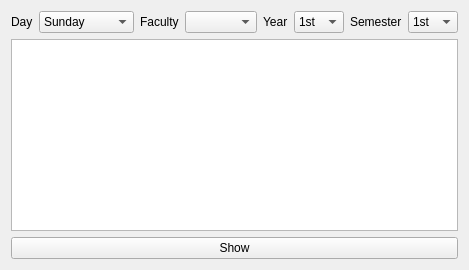
          <widget class="QWidget" name="tab_9">
           <attribute name="title">
            <string>Routine</string>
           </attribute>
           <layout class="QGridLayout" name="gridLayout_4">
            <item row="0" column="0">
             <layout class="QVBoxLayout" name="verticalLayout_9">
              <item>
               <layout class="QHBoxLayout" name="horizontalLayout_45">
                <item>
                 <widget class="QLabel" name="label_50">
                  <property name="text">
                   <string>Day</string>
                  </property>
                 </widget>
                </item>
                <item>
                 <widget class="QComboBox" name="routine_day">
                  <item>
                   <property name="text">
                    <string>Sunday</string>
                   </property>
                  </item>
                  <item>
                   <property name="text">
                    <string>Monday</string>
                   </property>
                  </item>
                  <item>
                   <property name="text">
                    <string>Tuesday</string>
                   </property>
                  </item>
                  <item>
                   <property name="text">
                    <string>Wednesday</string>
                   </property>
                  </item>
                  <item>
                   <property name="text">
                    <string>Thursday</string>
                   </property>
                  </item>
                  <item>
                   <property name="text">
                    <string>Friday</string>
                   </property>
                  </item>
                 </widget>
                </item>
                <item>
                 <widget class="QLabel" name="label_51">
                  <property name="text">
                   <string>Faculty</string>
                  </property>
                 </widget>
                </item>
                <item>
                 <widget class="QComboBox" name="routine_faculty"/>
                </item>
                <item>
                 <widget class="QLabel" name="label_52">
                  <property name="text">
                   <string>Year</string>
                  </property>
                 </widget>
                </item>
                <item>
                 <widget class="QComboBox" name="routine_year">
                  <item>
                   <property name="text">
                    <string>1st</string>
                   </property>
                  </item>
                  <item>
                   <property name="text">
                    <string>2nd</string>
                   </property>
                  </item>
                  <item>
                   <property name="text">
                    <string>3rd</string>
                   </property>
                  </item>
                  <item>
                   <property name="text">
                    <string>4th</string>
                   </property>
                  </item>
                 </widget>
                </item>
                <item>
                 <widget class="QLabel" name="label_53">
                  <property name="text">
                   <string>Semester</string>
                  </property>
                 </widget>
                </item>
                <item>
                 <widget class="QComboBox" name="routine_semester">
                  <item>
                   <property name="text">
                    <string>1st</string>
                   </property>
                  </item>
                  <item>
                   <property name="text">
                    <string>2nd</string>
                   </property>
                  </item>
                 </widget>
                </item>
               </layout>
              </item>
              <item>
               <widget class="QTableView" name="routine_table"/>
              </item>
              <item>
               <widget class="QPushButton" name="routine_show">
                <property name="text">
                 <string>Show</string>
                </property>
               </widget>
              </item>
             </layout>
            </item>
           </layout>
          </widget>
